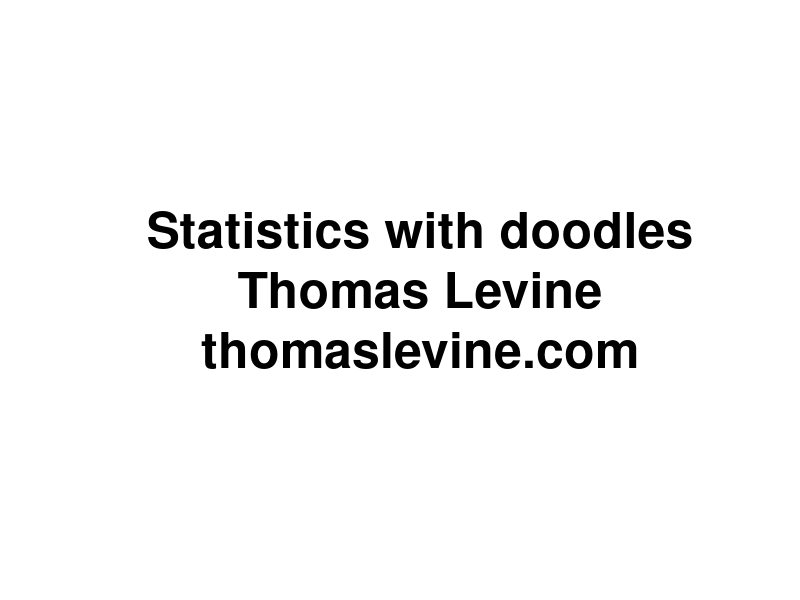
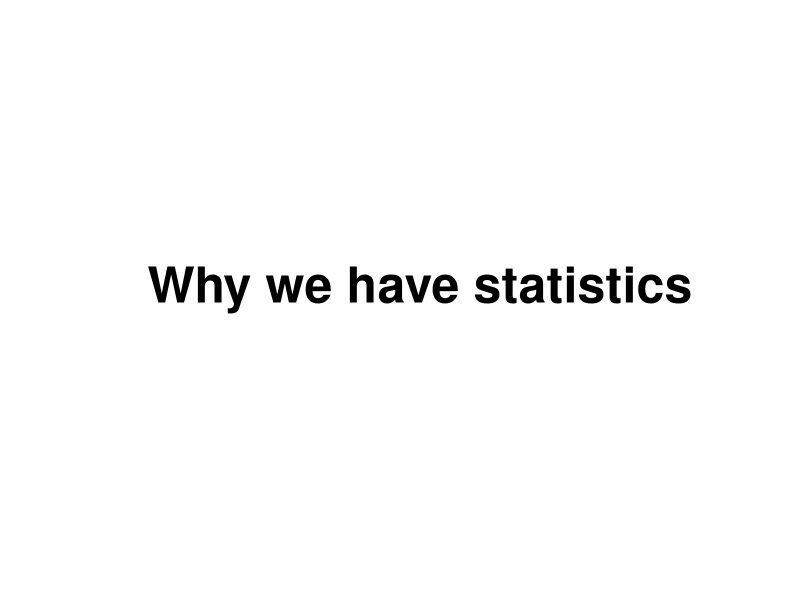
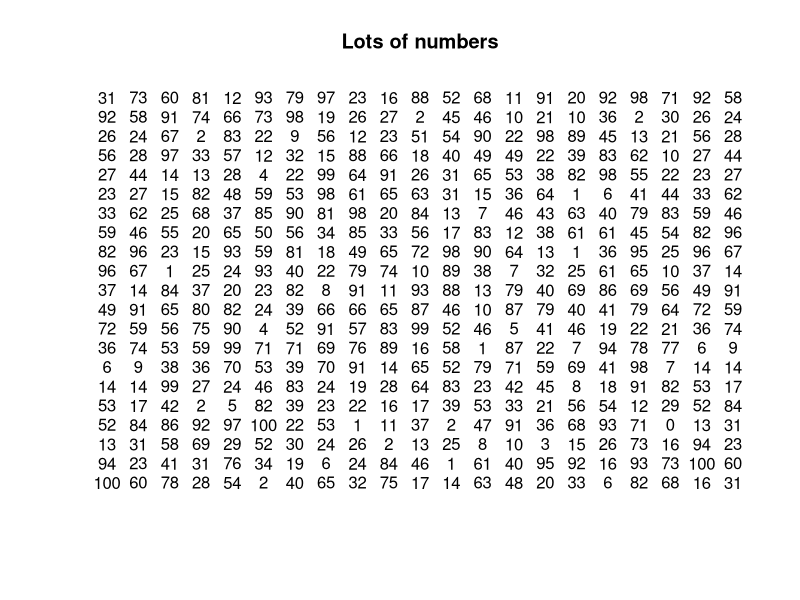
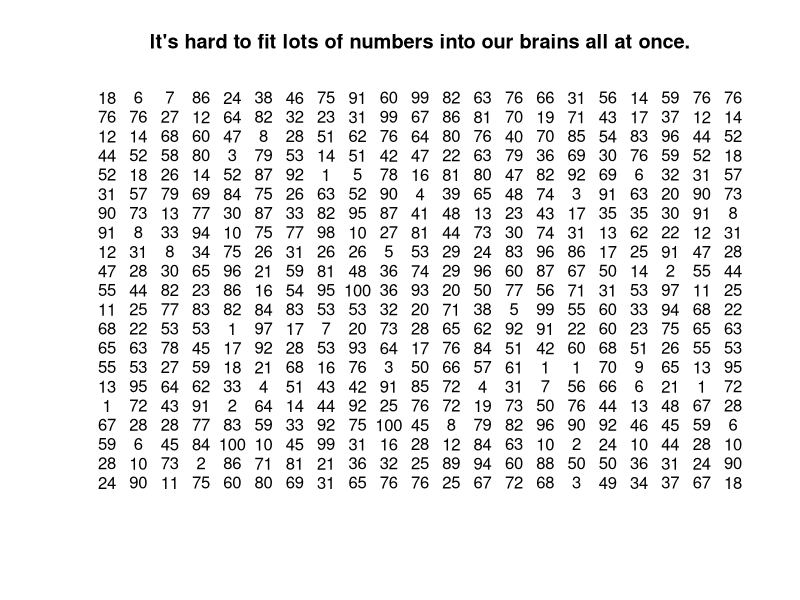
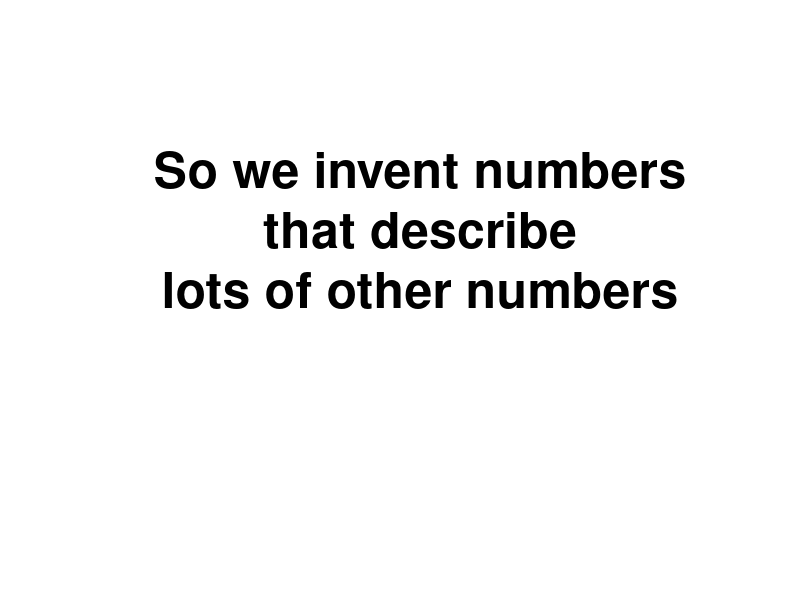
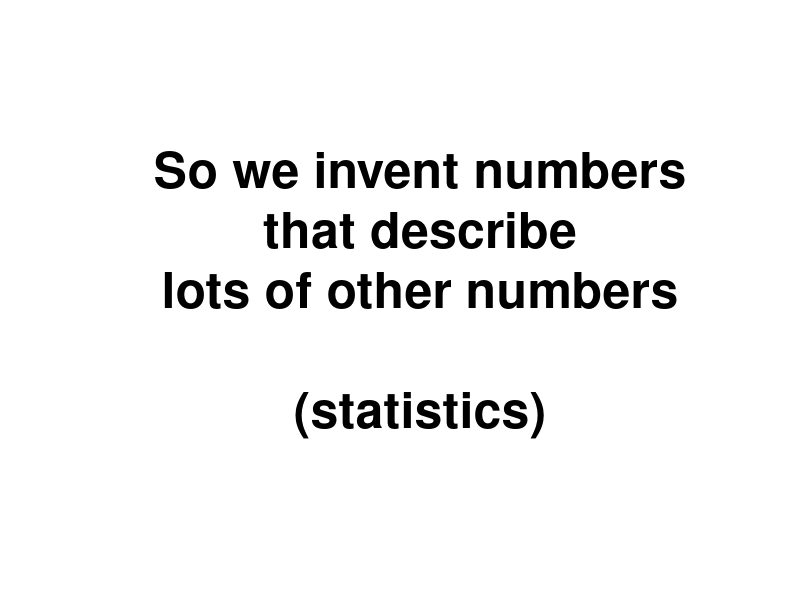
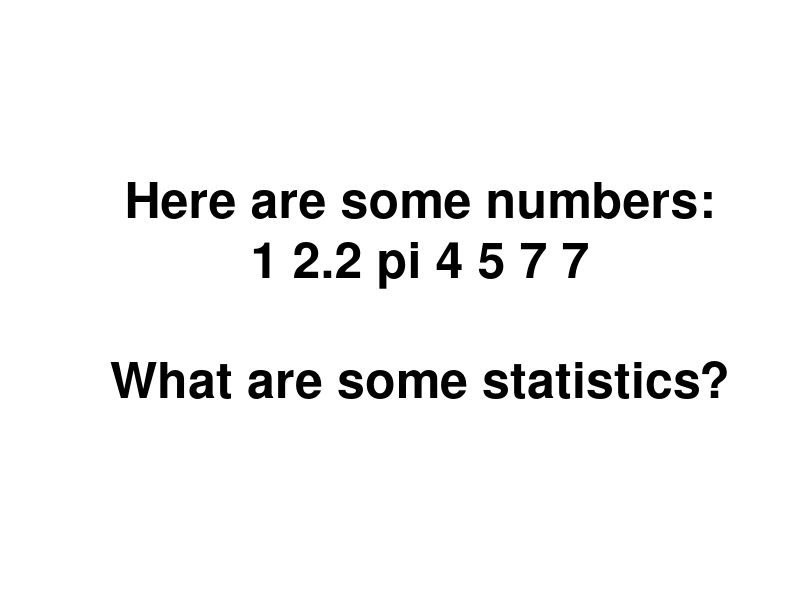
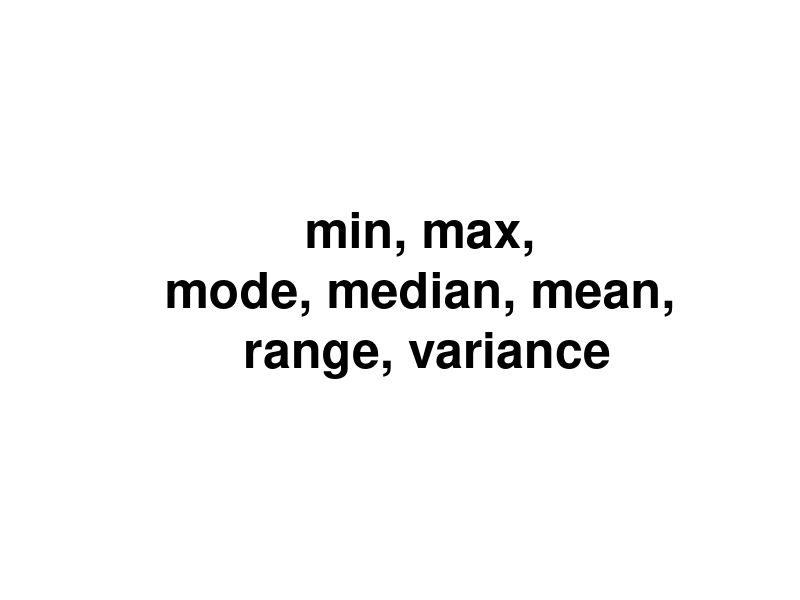

Here is the R script that generated these plots, in order: (Note: this script raises an error after producing the figures.)
attach(iris)
attach(na.omit(airquality))
attach(cars)

baseplot <- function(main, ...) {
  plot(..., type = 'p', bty = 'n',
    main = main, pch = 21, bg = 'grey', col = NULL,
    col.axis = 'grey', col.lab = 'grey', col.main = 'grey', fg = 'grey')
}
irisplot <- function(main) {
  baseplot(main, Petal.Length ~ Petal.Width)
}

meanplot <- function(main) {
  irisplot(main)
  abline(h = mean(Petal.Length), lty = 2)
  abline(v = mean(Petal.Width), lty = 2)
}

interjection <- function(main) {
  plot.new()
  text(0.5, 0.5, cex = 3, label = main, font = 2)
}

blue <-  rgb(0,0,1,.5)

rand <- data.frame(x = rnorm(100), y = rnorm(100))

# ----------------

statistics <- function() {
# Introduction
interjection('Why we have statistics')

plot(c(-1,1),c(-1,1),xlab='',ylab='',type='n',axes=F,main='Lots of numbers')
text(rep(seq(-1,1,.1),each=21),rep(seq(-1,1,.1),21),round(100*runif(400)))


plot(c(-1,1),c(-1,1),xlab='',ylab='',type='n',axes=F,main='It\'s hard to fit lots of numbers into our brains all at once.')
text(rep(seq(-1,1,.1),each=21),rep(seq(-1,1,.1),21),round(100*runif(400)))

interjection('So we invent numbers\nthat describe\nlots of other numbers\n\n')
interjection('So we invent numbers\nthat describe\nlots of other numbers\n\n(statistics)')

interjection('Here are some numbers:\n1 2.2 pi 4 5 7 7\n\nWhat are some statistics?')
interjection('min, max,\nmode, median, mean,\n range, variance')
interjection('how many integers,\nwhether the numbers are sorted\n&c.')
interjection('')
interjection('Measuring linear relationships')
}

linear.relationships <- function() {
# Three datasets
irisplot('Two iris variables that move together')

baseplot('Two air quality variables that move oppositely', Ozone ~ Wind) 

baseplot('Normal random noise', rand$y ~ rand$x)
}

covariance <- function() {
# Motivation for covariance
interjection('We want a number\nthat describes\nwhether two variables\nmove together.')

irisplot('It should be high for these variables')

rand <- data.frame(x = rnorm(100), y = rnorm(100))
baseplot('It should be low for these variables', Ozone ~ Wind) 

baseplot('It should be near zero for these variables', rand$y ~ rand$x)

# Computing covariance
interjection('Covariance')

irisplot('The iris variables')

meanplot('Find the means')

meanplot('Draw a rectangle')
rect(xleft = mean(Petal.Width),
     ybottom = mean(Petal.Length),
     xright = Petal.Width[c(44,72)],
     ytop = Petal.Length[c(44,72)])

irisplot('Draw all the rectangles')
valence <- (Petal.Length - mean(Petal.Length)) *
           (Petal.Width - mean(Petal.Width)) > 0
rect(xleft = mean(Petal.Width),
     ybottom = mean(Petal.Length),
     xright = Petal.Width,
     ytop = Petal.Length,
     col = rgb(1-valence, 0, valence,.1),
     lty = 'blank')

irisplot('Why did I color them blue and red?')
valence <- (Petal.Length - mean(Petal.Length)) *
           (Petal.Width - mean(Petal.Width)) > 0
rect(xleft = mean(Petal.Width),
     ybottom = mean(Petal.Length),
     xright = Petal.Width,
     ytop = Petal.Length,
     col = rgb(1-valence, 0, valence,.1),
     lty = 'blank')

irisplot('Why did I color them blue and red?')
valence <- (Petal.Length - mean(Petal.Length)) *
           (Petal.Width - mean(Petal.Width)) > 0
rect(xleft = mean(Petal.Width),
     ybottom = mean(Petal.Length),
     xright = Petal.Width,
     ytop = Petal.Length,
     col = rgb(1-valence, 0, valence,.1),
     lty = 'blank')
text(x = max(Petal.Width), y = max(Petal.Length), pos = 2, label = 'Evidence of\nmovement together')
text(x = min(Petal.Width), y = min(Petal.Length), pos = 4, label = 'Evidence of\nmovement together')
text(x = max(Petal.Width), y = min(Petal.Length), pos = 2, label = 'Evidence of\nmovement oppositely')
text(x = min(Petal.Width), y = max(Petal.Length), pos = 4, label = 'Evidence of\nmovement oppositely')

plot(c(-1,1),c(-1,1),main = 'Add the blues together. (This is at a different scale.)',
  type = 'n', axes = F, xlab = '', ylab = '')
rect(xleft = -1, ybottom = -1, xright = 1, ytop = 1, lty = 'blank', col = 'blue')

plot(c(-1,1),c(-1,1),main = 'Add the reds together.',
  type = 'n', axes = F, xlab = '', ylab = '')
rect(xleft = -1, ybottom = -1, xright = 1, ytop = 1, lty = 'blank', col = 'blue')
rect(xleft = .8, ybottom = -1, xright = 1, ytop = -.8, lty = 'blank', col = 'red')

plot(c(-1,1),c(-1,1),main = 'Subtract the reds.',
  type = 'n', axes = F, xlab = '', ylab = '')
rect(xleft = -1, ybottom = -1, xright = 1, ytop = 1, lty = 'blank', col = 'blue')
rect(xleft = .8, ybottom = -1, xright = 1, ytop = -.8, lty = 'blank', col = 'white')

plot(c(-1,1),c(-1,1),main = 'Divide into as many equal pieces as we have irises (n).',
  type = 'n', axes = F, xlab = '', ylab = '')
rect(xleft = -1, ybottom = -1, xright = 1, ytop = 1, lty = 'blank', col = 'blue')
rect(xleft = .8, ybottom = -1, xright = 1, ytop = -.8, lty = 'blank', col = 'white')
abline(v = 2 * (-.5 + ((1:nrow(iris))/nrow(iris))))

plot(c(-1,1),c(-1,1),main = 'This blue sliver is the covariance.',
  type = 'n', axes = F, xlab = '', ylab = '')
rect(xleft = -.3, xright = -.3 + (.5/nrow(iris)), ybottom = -1, ytop = 1,
  col = 'blue', lty = 'blank')
}

covariance.notpositive <- function() {
irisplot('That was for this sort of relationship.')
valence <- (Petal.Length - mean(Petal.Length)) *
           (Petal.Width - mean(Petal.Width)) > 0
rect(xleft = mean(Petal.Width),
     ybottom = mean(Petal.Length),
     xright = Petal.Width,
     ytop = Petal.Length,
     col = rgb(1-valence, 0, valence,.1),
     lty = 'blank')

baseplot('What if we have more red than blue?', Ozone ~ Wind)
valence <- (Ozone - mean(Ozone)) *
           (Wind - mean(Wind)) > 0
rect(xleft = mean(Wind),
     ybottom = mean(Ozone),
     xright = Wind,
     ytop = Ozone,
     col = rgb(1-valence, 0, valence,.1),
     lty = 'blank')

plot(c(-1,1),c(-1,1),main = 'Add the blues together. (This is at a different scale.)',
  type = 'n', axes = F, xlab = '', ylab = '')
rect(xleft = -1, ybottom = .8, xright = -.8, ytop = 1, lty = 'blank', col = 'blue')

plot(c(-1,1),c(-1,1),main = 'Add the reds together.',
  type = 'n', axes = F, xlab = '', ylab = '')
rect(xleft = -1, ybottom = -1, xright = 1, ytop = 1, lty = 'blank', col = 'red')
rect(xleft = -1, ybottom = .8, xright = -.8, ytop = 1, lty = 'blank', col = 'blue')

plot(c(-1,1),c(-1,1),main = 'Subtract the reds.',
  type = 'n', axes = F, xlab = '', ylab = '')
rect(xleft = -1, ybottom = -1, xright = 1, ytop = 1, lty = 'blank', col = 'red')
rect(xleft = -1, ybottom = .8, xright = -.8, ytop = 1, lty = 'blank', col = 'white')

plot(c(-1,1),c(-1,1),main = 'Divide into as many equal pieces as we have irises (n).',
  type = 'n', axes = F, xlab = '', ylab = '')
rect(xleft = -1, ybottom = -1, xright = 1, ytop = 1, lty = 'blank', col = 'red')
rect(xleft = -1, ybottom = .8, xright = -.8, ytop = 1, lty = 'blank', col = 'white')
abline(v = 2 * (-.5 + ((1:nrow(iris))/nrow(iris))))

plot(c(-1,1),c(-1,1),main = 'This red sliver is the covariance.',
  type = 'n', axes = F, xlab = '', ylab = '')
rect(xleft = -.3, xright = -.3 + (.5/nrow(iris)), ybottom = -1, ytop = 1,
  col = 'red', lty = 'blank')

plot(c(-1,1),c(-1,1),main = 'This red sliver is the covariance.',
  type = 'n', axes = F, xlab = '', ylab = '')
rect(xleft = -.3, xright = -.3 + (.5/nrow(iris)), ybottom = -1, ytop = 1,
  col = 'red', lty = 'blank')
text(.3, 0, 'But it\'s\nnegative!', cex = 3, font = 2)

baseplot('What if we have as much red as blue?', rand$y ~ rand$x)
valence <- (rand$y - mean(rand$y)) *
           (rand$x - mean(rand$x)) > 0
rect(xleft = mean(rand$x),
     ybottom = mean(rand$y),
     xright = rand$x,
     ytop = rand$y,
     col = rgb(1-valence, 0, valence,.1),
     lty = 'blank')

plot(c(-1,1),c(-1,1),main = 'Add the blues together. (This is at a different scale.)',
  type = 'n', axes = F, xlab = '', ylab = '')
rect(xleft = -.45, ybottom = -.45, xright = .55, ytop = .55, lty = 'blank', col = 'blue')

plot(c(-1,1),c(-1,1),main = 'Add the reds together.',
  type = 'n', axes = F, xlab = '', ylab = '')
rect(xleft = -.55, ybottom = -.55, xright = .45, ytop = .45, lty = 'blank', col = 'red')

plot(c(-1,1),c(-1,1),main = 'Subtract the reds.',
  type = 'n', axes = F, xlab = '', ylab = '')
points(0,0)
text(0,-.5, '(Covariance is zero.)')
}

variance <- function() {
# Computing variance
interjection('Variance')
interjection('Variance tells us\nhow spread out\nsome numbers are.')
interjection('1, 4, 8, 10\nvs\n4, 4, 5, 6')
interjection('The variance of a variable is\nthe covariance of the variable\nwith itself.')

irisplot('Our two iris variables from before')
interjection('Let\'s look at just one of them.')
baseplot('The points all fall along the same line.', Petal.Length, Petal.Length, asp = 1)
interjection('Let\'s find the variance of Petal.Length')

baseplot('Draw all the rectangles', Petal.Length, Petal.Length, asp = 1)
rect(xleft = mean(Petal.Length),
     ybottom = mean(Petal.Length),
     xright = Petal.Length,
     ytop = Petal.Length,
     col = rgb(0, 0, 1,.1),
     lty = 'blank')

baseplot('Why no red rectangles?', Petal.Length, Petal.Length, asp = 1)
rect(xleft = mean(Petal.Length),
     ybottom = mean(Petal.Length),
     xright = Petal.Length,
     ytop = Petal.Length,
     col = rgb(0, 0, 1,.1),
     lty = 'blank')

plot(c(-1,1),c(-1,1),main = 'Add the blues together. (This is at a different scale.)',
  type = 'n', axes = F, xlab = '', ylab = '')
rect(xleft = -1, ybottom = -1, xright = 1, ytop = 1, lty = 'blank', col = 'blue')

plot(c(-1,1),c(-1,1),main = 'We have no reds to subtract.',
  type = 'n', axes = F, xlab = '', ylab = '')
rect(xleft = -1, ybottom = -1, xright = 1, ytop = 1, lty = 'blank', col = 'blue')

plot(c(-1,1),c(-1,1),main = 'Divide into as many equal pieces as we have irises (n).',
  type = 'n', axes = F, xlab = '', ylab = '')
rect(xleft = -1, ybottom = -1, xright = 1, ytop = 1, lty = 'blank', col = 'blue')
abline(v = 2 * (-.5 + ((1:nrow(iris))/nrow(iris))))

plot(c(-1,1),c(-1,1),main = 'This blue sliver is the variance.',
  type = 'n', axes = F, xlab = '', ylab = '')
rect(xleft = -.3, xright = -.3 + (.5/nrow(iris)), ybottom = -1, ytop = 1,
  col = 'blue', lty = 'blank')
}

correlation <- function() {
# Correlation
interjection('A problem with covariance')
interjection('Covariance has units!\n\n(x-unit times y-unit)')
interjection('Which relationship is stronger\n(more linear)?')

par(mfrow = 1:2)
.cov <- round(cov(Petal.Length,Petal.Width), 2)
irisplot(paste0('Irises (cov = ', .cov, ' cm^2)'))
.cov <- round(cov(speed,dist), 2)
baseplot(paste0('Cars (cov =', .cov, ' mph*ft)'), speed ~ dist)
par(mfrow = c(1,1))

interjection('Oh noes!')
interjection('We can divide\nthe covariance\nby the variances\nto standardize it.')

irisplot('We\'re using these data again.')

a <- sd(Petal.Length)
b <- sd(Petal.Width)
ab <- max(a,b)
corbase <- function(main = '', low = -1) {
  plot(c(low * ab,ab),c(low * ab,ab),main = main, type = 'n', axes = F, xlab = '', ylab = '', asp = 1)
  rect(xright = 0, ybottom = 0, xleft = -a, ytop = a, col = 'grey', lty = 'blank')
  text(-a/2,a/2,'var(Petal.Width)')
  rect(xleft = 0, ytop = 0, xright = b, ybottom = -b, col = 'grey', lty = 'blank')
  text(b/2,-b/2,'var(Petal.Length)')
}

corbase()
rect(xleft = 0, ybottom = 0, xright = b, ytop = a, col = 'black', lty = 'blank')
text(b/2,a/2,'sd(Petal.Width)*\nsd(Petal.Length)', col = 'white')

corbase()
rect(xleft = 0, ybottom = 0, xright = b, ytop = a, col = 'black', lty = 'blank')
text(b/2,a/2,'sd(Petal.Width)*\nsd(Petal.Length)', col = 'white')
text(-a/2,-b/2,'The black rectangle is\nlike an average variance.')

corbase()
rect(xleft = 0, ybottom = 0, xright = b, ytop = a, col = 'black', lty = 'blank')
text(b/2,a/2,'sd(Petal.Width)*\nsd(Petal.Length)', col = 'white')
text(-a/2,-b/2,'cov(Petal.Width,Petal.Length)\ncannot be bigger than\nblack rectangle.')

interjection('Why?')

irisplot('Covariance has red rectangles.')
valence <- (Petal.Length - mean(Petal.Length)) *
           (Petal.Width - mean(Petal.Width)) > 0
rect(xleft = mean(Petal.Width),
     ybottom = mean(Petal.Length),
     xright = Petal.Width,
     ytop = Petal.Length,
     col = rgb(1-valence, 0, valence,.1),
     lty = 'blank')

baseplot('Variance doesn\'t have red rectangles.', Petal.Length, Petal.Length, asp = 1)
rect(xleft = mean(Petal.Length),
     ybottom = mean(Petal.Length),
     xright = Petal.Length,
     ytop = Petal.Length,
     col = rgb(0, 0, 1,.1),
     lty = 'blank')

corbase()
rect(xleft = 0, ybottom = 0, xright = b, ytop = a, col = 'black', lty = 'blank')
text(b/2,a/2,'sd(Petal.Width)*\nsd(Petal.Length)', col = 'white')
text(-a/2,-b/2,'cov(Petal.Width,Petal.Length)\ncannot be bigger than\nblack rectangle.')

corbase('Let\'s zoom in.', low = -.05)
rect(xleft = 0, ybottom = 0, xright = b, ytop = a, col = 'black', lty = 'blank')
text(b/2,a/2,'sd(Petal.Width)*\nsd(Petal.Length)', col = 'white')

a <- sd(Petal.Length)
b <- sd(Petal.Width)
ab <- max(a,b)
corbase <- function(main = '', low = -1) {
  plot(c(low * ab,ab),c(low * ab,ab),main = main, type = 'n', axes = F, xlab = '', ylab = '', asp = 1)
  rect(xright = 0, ybottom = 0, xleft = -a, ytop = a, col = 'grey', lty = 'blank')
  text(-a/2,a/2,'var(Petal.Width)')
  rect(xleft = 0, ytop = 0, xright = b, ybottom = -b, col = 'grey', lty = 'blank')
  text(b/2,-b/2,'var(Petal.Length)')
}

r <-  cor(Petal.Length,Petal.Width)
corbase('Squish covariance vertically into the rectangle.', low = -.05)
rect(xleft = 0, ybottom = 0, xright = b, ytop = a, col = 'black', lty = 'blank')
rect(xleft = 0, ybottom = 0, xright = b, ytop = a * r, col = 'blue', lty = 'blank')

interjection('Correlation (R)\nis the ratio of\nthe small rectangle\nto the big rectangle.')

corbase('Squish covariance vertically into the rectangle.', low = -.05)
rect(xleft = 0, ybottom = 0, xright = b, ytop = a, col = 'black', lty = 'blank')
rect(xleft = 0, ybottom = 0, xright = b, ytop = a * r, col = 'blue', lty = 'blank')
text(b/2,r*a/2,'cov(Petal.Width,\nPetal.Length)', col = 'white', font = 2)
text(0, r*a/2, 'R * sd(Petal.Length)', col = 'blue', font = 2, srt = 90, adj = c(0.5,-1))

corbase('Squish covariance horizontally into the rectangle.', low = -.05)
rect(xleft = 0, ybottom = 0, xright = b, ytop = a, col = 'black', font = 2, lty = 'blank')
rect(xleft = 0, ybottom = 0, xright = b * r, ytop = a, col = 'blue', lty = 'blank')
text(r*b/2,a/2,'cov(Petal.Width,\nPetal.Length)', col = 'white', font = 2)
text(b/2, 0, 'R * sd(Petal.Width', adj = c(0.5,1.5), col = 'blue', font = 2)

interjection('People like to\ntalk about R-squared.')

corbase('Intersect the two squished covariance rectangles.', low = -.05)
rect(xleft = 0, ybottom = 0, xright = b, ytop = a, col = 'black', lty = 'blank')
rect(xleft = 0, ybottom = 0, xright = b * r, ytop = a * r, col = 'purple', lty = 'blank')
text(r*b/2,a/2,'cov(Petal.Width, Petal.Length)', col = 'purple')
text(0, r*a/2, 'R ^ 2 * sd(Petal.Length)',srt = 90, pos = 2, col = 'purple', font = 2)
text(r*b/2, 0, 'R ^ 2 * sd(Petal.Width)', adj = c(0.5,1.5), col = 'purple', font = 2)

corbase('Intersect the two squished covariance rectangles.')
rect(xleft = 0, ybottom = 0, xright = b, ytop = a, col = 'black', lty = 'blank')
rect(xleft = 0, ybottom = 0, xright = b * r, ytop = a * r, col = 'purple', lty = 'blank')
text(r*b/2,a/2,'cov(Petal.Width, Petal.Length)', col = 'purple')
text(0, r*a/2, 'R ^ 2 * sd(Petal.Length)',srt = 90, pos = 2, col = 'purple', font = 2)
text(r*b/2, 0, 'R ^ 2 * sd(Petal.Width)', adj = c(0.5,1.5), col = 'purple', font = 2)

interjection('That was for very\npositive (blue) covariances.')
interjection('What if covariance is negative (red)?')

irisplot('We were just using these data.')
baseplot('What if we had these data?', Ozone ~ Wind) 
baseplot('What if we had these data?', Ozone ~ Wind) 
valence <- (Ozone - mean(Ozone)) *
           (Wind - mean(Wind)) > 0
rect(xleft = mean(Wind),
     ybottom = mean(Ozone),
     xright = Wind,
     ytop = Ozone,
     col = rgb(1-valence, 0, valence,.1),
     lty = 'blank')

a <- sd(Ozone)
b <- sd(Wind)
ab <- max(a,b)
corbase <- function(main = '', low = -1) {
  plot(c(low * ab,ab),c(low * ab,ab),main = main, type = 'n', axes = F, xlab = '', ylab = '', asp = 1)
  rect(xright = 0, ybottom = 0, xleft = -a, ytop = a, col = 'grey', lty = 'blank')
  text(-a/2,a/2,'var(Wind)')
  rect(xleft = 0, ytop = 0, xright = b, ybottom = -b, col = 'grey', lty = 'blank')
  text(b/2,-b/2,'var(Ozone)')
}

r <-  -cor(Ozone,Wind)
corbase('R is the same, just negative.', low = -.05)
rect(xleft = 0, ybottom = 0, xright = b, ytop = a, col = 'black', lty = 'blank')
rect(xleft = 0, ybottom = 0, xright = b, ytop = a * r, col = 'red', lty = 'blank')

corbase('R-squared is the same, and it is always positive.', low = -.05)
rect(xleft = 0, ybottom = 0, xright = b, ytop = a, col = 'black', lty = 'blank')
rect(xleft = 0, ybottom = 0, xright = b * r, ytop = a * r, col = 'purple', lty = 'blank')

corbase('Zoom back out.')
rect(xleft = 0, ybottom = 0, xright = b, ytop = a, col = 'black', lty = 'blank')
rect(xleft = 0, ybottom = 0, xright = b, ytop = a * r, col = 'red', lty = 'blank')
}

comparing.correlations <- function() {
  interjection('And now we can compare correlations.')
  
}

least.squares.regression <- function() {
interjection('If we transform the covariance a bit,\nwe can also make predictions.')
interjection('Let\'s use x to predict y.')
interjection('y = b0  + b1 * x')
interjection('Let\'s invent b1.')
interjection('')
interjection('What values should it have?')
interjection('If covariance is high\nand x is high,\ny should be high.\n\n(b1 is very positive.)')
interjection('If covariance is high\nand x is low,\ny should be low.\n\n(b1 is very negative.)')
interjection('If covariance is low,\nwe have no idea what y is.\n\n(b1 is around zero.)')
interjection('')
interjection('Let\'s think about units again.')

plot(c(-1,1),c(-1,1),main = 'Covariance is an area; its unit is the product of the x and y units.',
  type = 'n', axes = F, xlab = '', ylab = '')
rect(xleft = -.3, xright = -.3 + (.5/nrow(iris)), ybottom = -1, ytop = 1,
  col = 'blue', lty = 'blank')

plot(c(-1,1),c(-1,1),main = 'Variance is a special covariance; its unit is the square of the x unit.',
  type = 'n', axes = F, xlab = '', ylab = '')
rect(xleft = -.3, xright = -.3 + (.5/nrow(iris)), ybottom = -1, ytop = 1,
  col = 'blue', lty = 'blank')

a <- sd(Petal.Length)
b <- sd(Petal.Width)
ab <- max(a,b)
corbase <- function(main = '', low = -1) {
  plot(c(low * ab,ab),c(low * ab,ab),main = main, type = 'n', axes = F, xlab = '', ylab = '', asp = 1)
  rect(xright = 0, ybottom = 0, xleft = -a, ytop = a, col = 'grey', lty = 'blank')
  text(-a/2,a/2,'var(Petal.Width)')
  rect(xleft = 0, ytop = 0, xright = b, ybottom = -b, col = 'grey', lty = 'blank')
  text(b/2,-b/2,'var(Petal.Length)')
}

r <-  cor(Petal.Width,Petal.Length)
corbase('Correlation is a ratio of areas with the same units.', low = -.05)
rect(xleft = 0, ybottom = 0, xright = b, ytop = a, col = 'black', lty = 'blank')
rect(xleft = 0, ybottom = 0, xright = b, ytop = a * r, col = 'blue', lty = 'blank')

interjection('The unit of b1 must be y-unit/x-unit.')

corbase('Our covariance picture')
rect(xleft = 0, ybottom = 0, xright = b, ytop = a * r, col = 'blue', lty = 'blank')
text(b,r*a/2,'cov(Petal.Width,\nPetal.Length)', col = 'white', font = 2, pos = 2)
text(0, a*2/3, 'R * sd(Petal.Length)', pos = 2, col = 'black', font = 1, srt = 90)

.adj <- cov(Petal.Width,Petal.Length)/sd(Petal.Length)
corbase('Lay the covariance over one of the variances instead.')
rect(xleft = -a, xright = 0, ybottom = a * (1 - .adj), ytop = a, col = 'blue', lty = 'blank')
text(-a/2,a/2,'cov(Petal.Width, Petal.Length)', col = 'white', font = 2)

corbase('Petal.Width = b0 + b1 * Petal.Length')
rect(xleft = -a, xright = 0, ybottom = a * (1 - .adj), ytop = a, col = 'blue', lty = 'blank')
text(-a/2,a/2,'cov(Petal.Width, Petal.Length)', col = 'white', font = 2)
text(0,a/2,'b1 * sd(Petal.Length)', col = 'blue', pos = 4)

.adj <- cov(Petal.Width,Petal.Length)/sd(Petal.Width)
corbase('Lay the covariance over the other variance.')
rect(xleft = 0, xright = b, ybottom = -b, ytop = -b  * (1 - .adj), col = blue, lty = 'blank')
text(0,0,'cov(Petal.Width,\nPetal.Length)', col = 'white', font = 2, pos = 4)

corbase('Petal.Length = b0 + b1 * Petal.Width')
rect(xleft = 0, xright = b, ybottom = -b, ytop = -b  * (1 - .adj), col = blue, lty = 'blank')
text(a/2,0,'b1 * sd(Petal.Length)', col = 'blue', font = 2, srt = -90)
}


thoughtful.thoughts <- function() {
  interjection('Some things to remember')
  interjection('')

  plot(c(-1,1),c(-1,1),xlab='',ylab='',type='n',axes=F,main='A statistic is a number that describes a lot of other numbers.')
  
  irisplot('Covariance describes the strength of linear relationships.')
  valence <- (Petal.Length - mean(Petal.Length)) *
             (Petal.Width - mean(Petal.Width)) > 0
  rect(xleft = mean(Petal.Width),
       ybottom = mean(Petal.Length),
       xright = Petal.Width,
       ytop = Petal.Length,
       col = rgb(1-valence, 0, valence,.1),
       lty = 'blank')

  baseplot('Variance describes how spread-out some numbers are.', Petal.Length, Petal.Length, asp = 1)
  rect(xleft = mean(Petal.Length),
       ybottom = mean(Petal.Length),
       xright = Petal.Length,
       ytop = Petal.Length,
       col = rgb(0, 0, 1,.1),
       lty = 'blank')


  a <- sd(Petal.Length)
  b <- sd(Petal.Width)
  ab <- max(a,b)
  corbase <- function(main = '', low = -1) {
    plot(c(low * ab,ab),c(low * ab,ab),main = main, type = 'n', axes = F, xlab = '', ylab = '', asp = 1)
    rect(xright = 0, ybottom = 0, xleft = -a, ytop = a, col = 'grey', lty = 'blank')
    text(-a/2,a/2,'var(Petal.Width)')
    rect(xleft = 0, ytop = 0, xright = b, ybottom = -b, col = 'grey', lty = 'blank')
    text(b/2,-b/2,'var(Petal.Length)')
  }
  corbase('Correlation is a standardized version of covariance.')
  rect(xleft = 0, ybottom = 0, xright = b, ytop = a, col = 'black', lty = 'blank')
  rect(xleft = 0, ybottom = 0, xright = b * r, ytop = a * r, col = 'purple', lty = 'blank')
  text(r*b/2,a/2,'cov(Petal.Width, Petal.Length)', col = 'purple')
  text(0, r*a/2, 'R ^ 2 * sd(Petal.Length)',srt = 90, pos = 2, col = 'purple', font = 2)
  text(r*b/2, 0, 'R ^ 2 * sd(Petal.Width)', adj = c(0.5,1.5), col = 'purple', font = 2)

  .adj <- cov(Petal.Width,Petal.Length)/sd(Petal.Width)
  corbase('(Beta coefficients for) least-squares regression predict one variable based on another.')
  rect(xleft = 0, xright = b, ybottom = -b, ytop = -b  * (1 - .adj), col = blue, lty = 'blank')
  text(0,0,'cov(Petal.Width,\nPetal.Length)', col = 'white', font = 2, pos = 4)
  interjection('')
  interjection('You can pretty much always draw math.')
}

slides <- function() {
  interjection('Statistics with doodles\nThomas Levine\nthomaslevine.com')
  statistics()
  linear.relationships()
  covariance()
  covariance.notpositive()
  interjection('Let\'s review the previous slides quickly.')
  linear.relationships()
  covariance()
  covariance.notpositive()
  interjection('')
  variance()
  interjection('')
  correlation()
  interjection('Remember how this fits in.')
  covariance()
  correlation()
  interjection('')
  least.squares.regression()
  interjection('Let\'s go over that again.')
  linear.relationships()
  covariance()
  covariance.notpositive()
  variance()
  correlation()
  least.squares.regression()
  interjection('')
  thoughtful.thoughts()
}

pdf('doodles.pdf', width = 11, height = 8.5)
slides()
dev.off()
